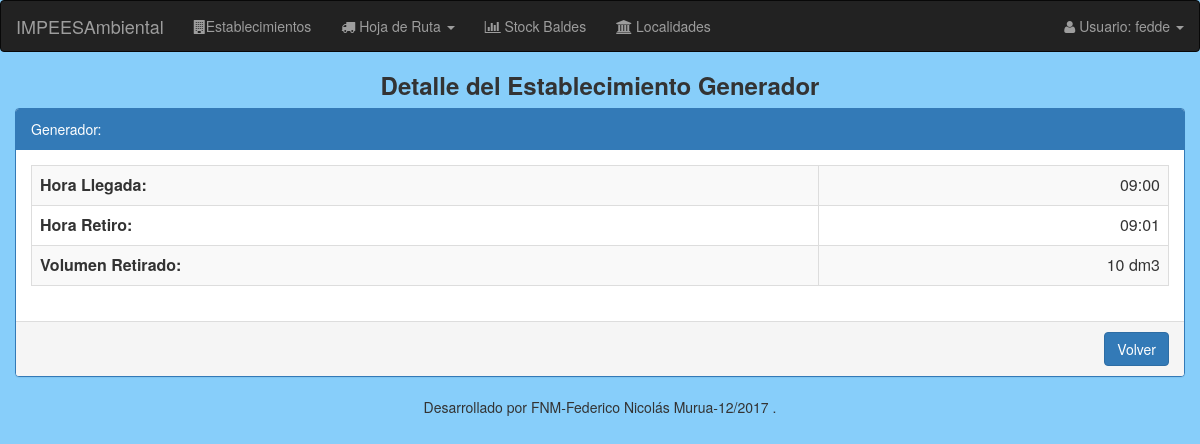
Screenshot of /hojas-de-Ruta/detalle/balde/2/ (signed in) with the database file from the repository.
### modulo_I/models.py (models this page shows, shortened)
class DetalleHojaRuta(models.Model):
    balde = models.ForeignKey('Balde') #balde_entrega
    nro_precinto = models.BigIntegerField(unique=True, blank=True, null=True)
    tipo = models.CharField(max_length=15, choices=Entrega_Retiro)
    registro_hoja_ruta = models.ForeignKey('RegistroHojaRuta')

class RegistroHojaRuta(models.Model):
    fecha_recorrido = models.DateField() #fecha del dia que se imprimió la hoja de ruta
    establecimiento_generador = models.ForeignKey('EstablecimientoGenerador')
    hora_llegada = models.CharField(max_length=5, blank=True, null=True)
    hora_salida = models.CharField(max_length=5, blank=True, null=True)
    class Meta:
        unique_together = ('fecha_recorrido', 'establecimiento_generador',)

class EstablecimientoGenerador(models.Model):
    nro_inscripcion = models.BigIntegerField(unique=True, blank=True, null=True, default=None) # N° inscripcion registro de generadores provincia del chubut
    activo = models.BooleanField(default=False)
    razon_social = models.CharField(max_length=50)
    direccion = models.CharField(max_length=100)
    tipo_actividad = MultiSelectField(choices=sorted(Actividades), blank=True, null=True)
    recoleccion = MultiSelectField(choices=Dias, blank=True, null=True)
    localidad = models.ForeignKey('Localidad', null=True, on_delete=models.SET_NULL)
    telefono = models.CharField(max_length=50, blank=True, null=True)
    email = models.CharField(max_length=200, blank=True, null=True)
    responsable_ambiental = models.CharField(max_length=50, blank=True, null=True)
    cuit = models.CharField(max_length=20, blank=True, null=True)
    recorrido = models.ForeignKey('Recorrido', blank=True, null=True, on_delete=models.SET_NULL)
    nro_parada = models.IntegerField(validators=[MinValueValidator(1)], blank=True, null=True)
    recorrido_extra = models.ForeignKey('Recorrido', blank=True, null=True, on_delete=models.SET_NULL, related_name="recorrido_extra")
    nro_parada_extra = models.IntegerField(validators=[MinValueValidator(1)], blank=True, null=True)

class Balde(models.Model):
    nro_balde = models.CharField(max_length=15, unique=True)
    capacidad = models.CharField(max_length=5, choices=Capacidad_balde) # en dm3
    estado = models.CharField(max_length=15, choices=Estado, default='En Planta')
    establecimiento_generador = models.ForeignKey('EstablecimientoGenerador', blank=True, null=True, default=None)

### modulo_I/views.py (the view)
@login_required
def detalle_balde_utilizado(request, id_balde):
    balde_utilizado = DetalleHojaRuta.objects.get(id=id_balde)
    return render(request, 'registroHojaRuta/baldes_utilizados/baldeutilizado_detalle.html', {'balde_utilizado': balde_utilizado})

### modulo_I/templatetags/hoja_ruta_extras.py (called while the page is built)
@register.filter
def calcular_vol(balde_utilizado):
    detalles = DetalleHojaRuta.objects.filter(registro_hoja_ruta__fecha_recorrido__month=balde_utilizado.registro_hoja_ruta.fecha_recorrido.month,
                                                registro_hoja_ruta__fecha_recorrido__day=balde_utilizado.registro_hoja_ruta.fecha_recorrido.day, registro_hoja_ruta__establecimiento_generador__id=balde_utilizado.registro_hoja_ruta.establecimiento_generador.id, tipo="Retiro")
    acumu = 0
    for d in detalles:
        acumu+= int(d.balde.capacidad)
    return acumu

### modulo_I/templates/registroHojaRuta/baldes_utilizados/baldeutilizado_detalle.html (shortened to what this page needs)
{% extends "base/base_detalle.html" %}
{% load staticfiles %}
{% load staticfiles bootstrap3 %}
{% load hoja_ruta_extras %}
{% block header-title %}Detalle del Establecimiento Generador {% endblock %}
{% block panel-heading %}
  Generador: {{balde_utilizado.establecimiento_generador}}
{% endblock %}
{% block detalle %}
  <table class="table table-striped table-bordered">
      <tbody>
          <tr>
              <th>Hora Llegada:</th>
              <td style="text-align:right;"> {{ balde_utilizado.registro_hoja_ruta.hora_llegada|default_if_none:"-" }}</td>
          </tr>
          <tr>
              <th>Hora Retiro:</th>
              <td style="text-align:right;"> {{ balde_utilizado.registro_hoja_ruta.hora_salida|default_if_none:"-" }}</td>
          </tr>
          <tr>
            <th>Volumen Retirado:</th>
            <td style="text-align:right;"> {{ balde_utilizado |calcular_vol }} dm3</td>
          </tr>
      </tbody>
  </table>
{% endblock %}
{% block url-volver %}
  {% url 'registroHojaRuta:listado_baldes_utilizados' balde_utilizado.registro_hoja_ruta.fecha_recorrido.year balde_utilizado.registro_hoja_ruta.fecha_recorrido.month balde_utilizado.registro_hoja_ruta.fecha_recorrido.day %}
{% endblock %}

### templates/base/nav.html (shortened to what this page needs)
<nav class="navbar navbar-inverse">
  <div class="container-fluid">
    <div class="navbar-header">
      <a class="navbar-brand" href="#" >IMPEESAmbiental</a>
    </div>
    <ul class="nav navbar-nav">
      <li><a href="{% url 'generadores:listado_generadores' %}"><i class="fa fa-building"></i>Establecimientos</a><li>
      <li class="dropdown"><a class="dropdown-toggle" data-toggle="dropdown" href="#"><i class="fa fa-truck"></i> Hoja de Ruta <span class="caret"></span></a>
      </li>
      <li><a href="{% url 'baldes:listado_baldes' %}"><i class="fa fa-bar-chart-o"></i> Stock Baldes</a><li>
      <li><a href="{% url 'localidades:listado_localidades' %}"><i class="fa fa-institution"></i> Localidades</a><li>
    </ul>
    <ul class="nav navbar-nav navbar-right">
      <li class="dropdown"><a class="dropdown-toggle" data-toggle="dropdown" href="#"><i class="fa fa-user"></i> Usuario: {{user.get_username}} <span class="caret"></span></a>
      </li>
    </ul>
  </div>
</nav>

### rows the page displays
DetalleHojaRuta: registro_hoja_ruta.hora_llegada "09:00", registro_hoja_ruta.hora_salida "09:01", registro_hoja_ruta+balde "10"

### other values shown
{{ user.get_username }} "fedde"
